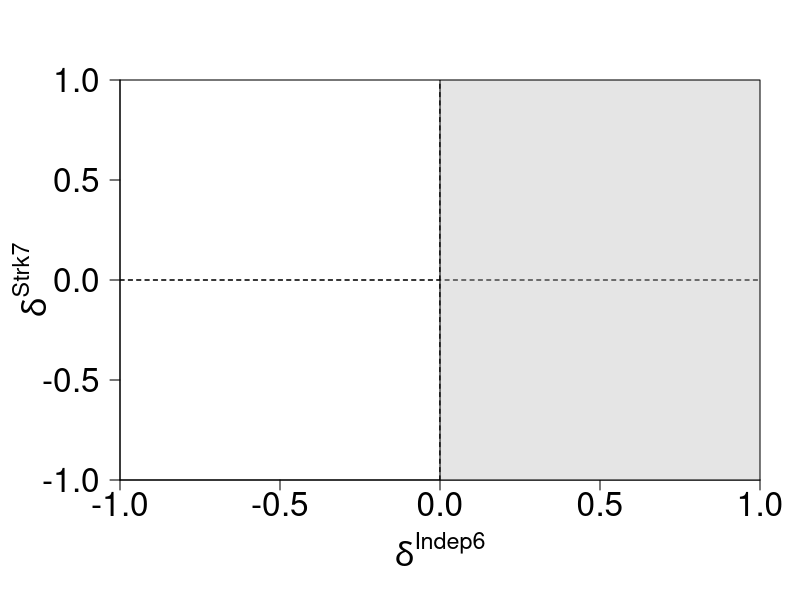
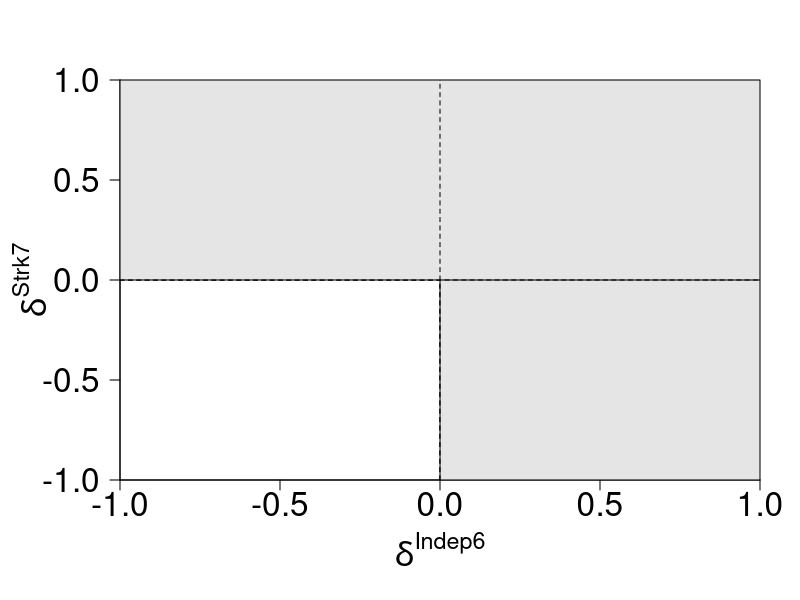
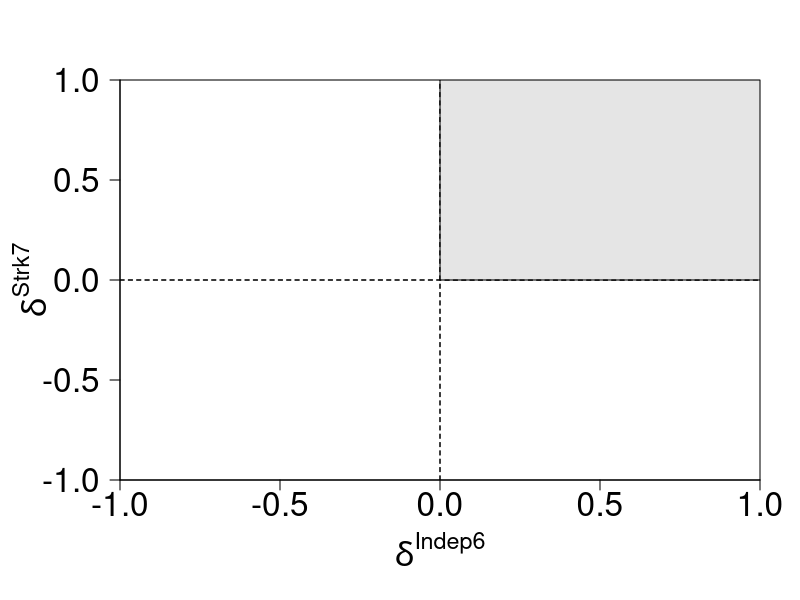
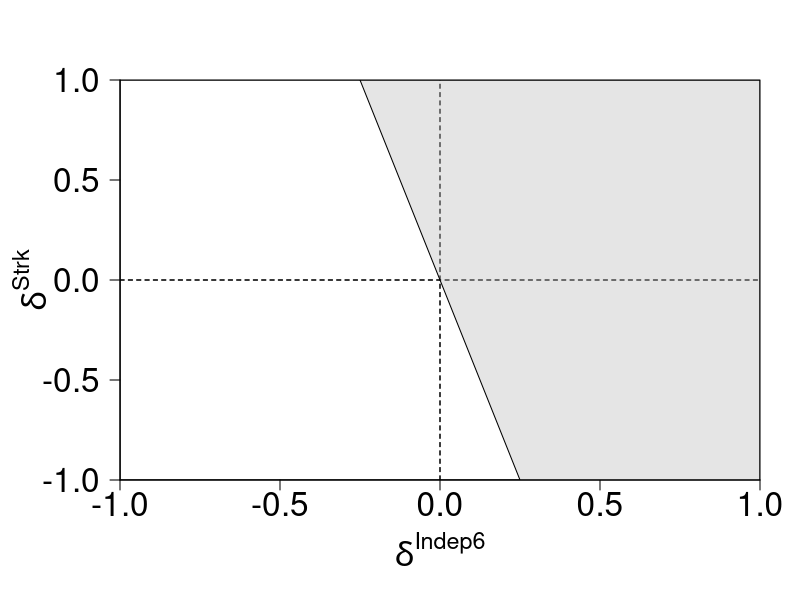

These charts were generated, in order, by the following R code:
#### 2.  Figure 2. Superiority regions of various decision rules ####
#### 2.1 Figure 2a Single rule ####
setEPS()
postscript("Application/Plots/Figure2a_Single.eps", family="Times")
par(mgp=c(3.5,1,0), mar=c(6,6,4,2))
plot(NULL,
     xlim=c(-1,1), xaxs="i", xlab=expression(delta^Indep6), 
     ylim=c(-1,1), yaxs="i", ylab=expression(delta^Strk7), 
     cex.lab=2.00, cex.axis=2.00, las=1)
abline(h=0,lty=2)
abline(v=0,lty=2)
rect(xleft=0,ybottom=par("usr")[3],xright=par("usr")[2],ytop=par("usr")[4],
     col = "gray90", lwd=1, border="black")
abline(h=0,lty=2)
abline(v=0,lty=2)
dev.off()

#### 2.2 Figure 2b Any rule ####
setEPS()
postscript("Application/Plots/Figure2b_Any.eps", family="Times")
par(mgp=c(3.5,1,0), mar=c(6,6,4,2))
plot(NULL,
     xlim=c(-1,1), xaxs="i", xlab=expression(delta^Indep6), 
     ylim=c(-1,1), yaxs="i", ylab=expression(delta^Strk7), 
     cex.lab=2.00, cex.axis=2.00, las=1)
abline(h=0,lty=2)
abline(v=0,lty=2)
rect(xleft=0,ybottom=par("usr")[3],xright=par("usr")[2],ytop=par("usr")[4],
    col = "gray90", lwd=1, border="black")
rect(xleft=par("usr")[1], ybottom=0,xright=par("usr")[2],ytop=par("usr")[4],
     col = "gray90", lwd=1, border="black")
abline(h=0,lty=2)
abline(v=0,lty=2)
dev.off()

#### 2.3 Figure 2c All rule ####
setEPS()
postscript("Application/Plots/Figure2c_All.eps", family="Times")
par(mgp=c(3.5,1,0), mar=c(6,6,4,2))
plot(NULL,
     xlim=c(-1,1), xaxs="i", xlab=expression(delta^Indep6), 
     ylim=c(-1,1), yaxs="i", ylab=expression(delta^Strk7), 
     cex.lab=2.00, cex.axis=2.00, las=1)
abline(h=0,lty=2)
abline(v=0,lty=2)
rect(xleft=0,ybottom=0,xright=par("usr")[2],ytop=par("usr")[4],#density=10, 
     col = "gray90", lwd=1, border="black")
abline(h=0,lty=2)
abline(v=0,lty=2)

dev.off()

#### 2.4 Figure 2d Compensatory rule ####
setEPS()
postscript("Application/Plots/Figure2d_Compensatory.eps", family="Times")
par(mgp=c(3.5,1,0), mar=c(6,6,4,2))
plot(NULL,
     xlim=c(-1,1), xaxs="i", xlab=expression(delta^Indep6), 
     ylim=c(-1,1), yaxs="i", ylab=expression(delta^Strk), 
     cex.lab=2.00, cex.axis=2.00, las=1)
abline(h=0,lty=2)
abline(v=0,lty=2)
polygon(x=c(-0.25,0.25,1,1,0.25,-0.25),
        y=c(par("usr")[4],par("usr")[3],par("usr")[3],par("usr")[4],par("usr")[4],par("usr")[4]),
        col = "gray90", lwd=1, border="black")
rect(xleft=par("usr")[1], ybottom=par("usr")[3], xright=par("usr")[2], ytop=par("usr")[4])
abline(h=0,lty=2)
abline(v=0,lty=2)

dev.off()


